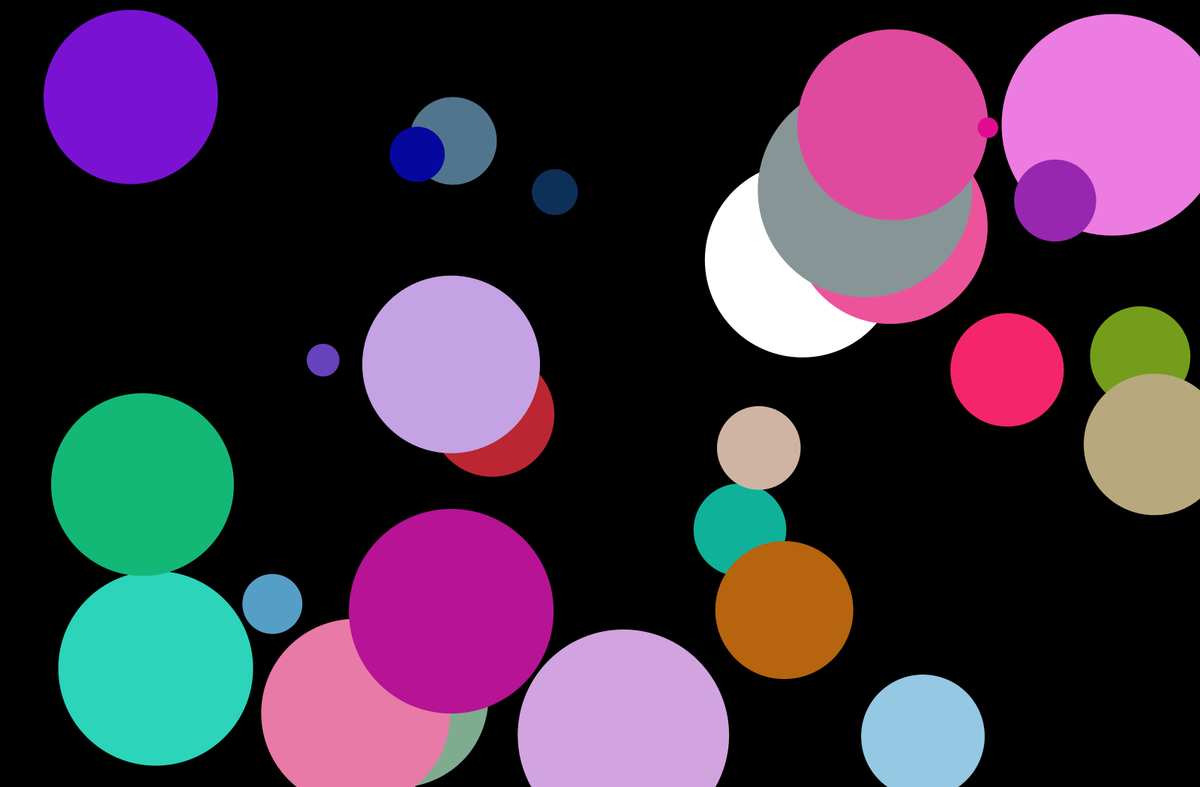
Frame 1 (no input)
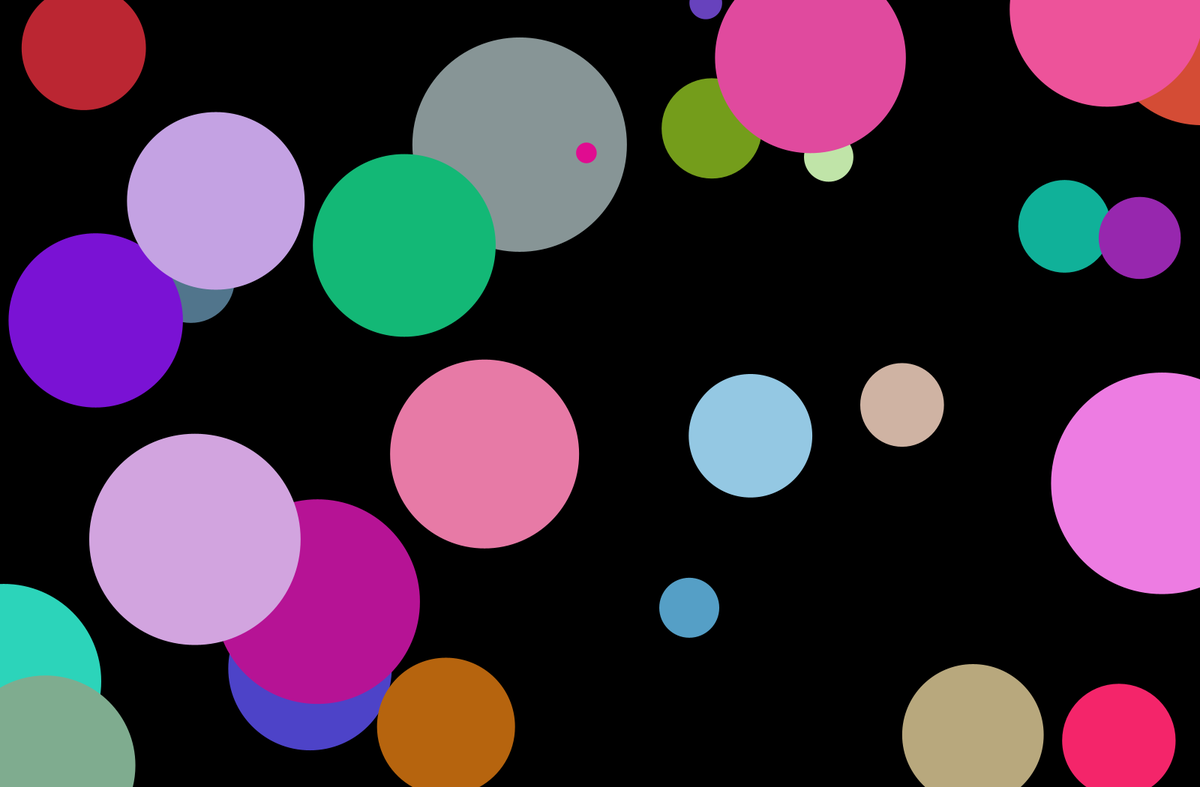
Frame 60 (the mouse pressed at the canvas centre just before this capture)
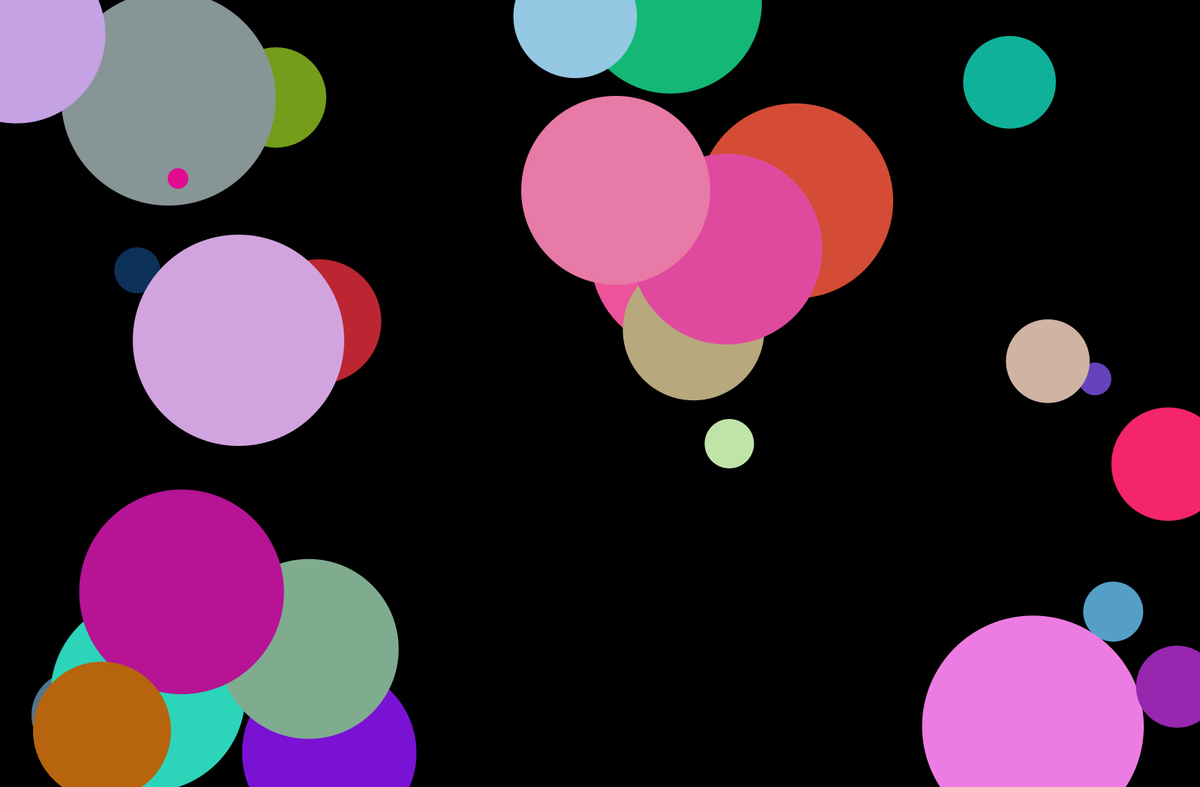
Frame 120 (the mouse held since frame 60 and released just before this capture)

The Processing sketch that drew these frames (run headless with seeded random() and noise(); from frame 60 on, the mouse is pressed at the canvas centre):

// Processing sketch: hw3
// ── hw3.pde
/*Homework 3.pde
Author: Cassandra Liau
Summary: bouncing balls with user-input including arrays & for loop
*/
//declaring variables

  //number of balls in the sketch
    int numBalls = 30; 
    
//define array containers for ball parameters
  //arrays to hold x,y positions
    float[] xPos = new float[numBalls];
    float[] yPos = new float[numBalls]; 
  //arrays to hold x,y speeds
    float[] xSpeed = new float[numBalls];
    float[] ySpeed = new float[numBalls]; 
  //arrays to hold circle size
    float[] circleSize = new float[numBalls];
  //arrays to hold RGB color
    float [] colorR = new float[numBalls];
    float [] colorG = new float[numBalls];
    float [] colorB = new float[numBalls];
    
//state that determines whether the balls should be moving
  boolean play = true; 

void setup(){
  //canvas setup
    size(1600, 1050);
    background(250);
    noStroke();
  //for loop for speed & position & size
    for(int i = 0; i < numBalls; i++){
    //random positions
      xPos[i] = random(100, width);
      yPos[i] = random(100, height);
    //random speeds
      xSpeed[i] = random(-10, 10);
      ySpeed[i] = random(-10, 10); 
    //random sizes
      circleSize[i] = random(20,300);
    //random RGB colors
      colorR[i] = random(1,255);
      colorG[i] = random(1,255);
      colorB[i] = random(1,255);

    }
}

void draw(){
  //reset background
    background(0);  
    
  //draw ellipses in for loop
   for(int i = 0; i < numBalls; i++){
     ellipse(xPos[i], yPos[i], circleSize[i], circleSize[i]);
     //fill in different color for each circle
       fill(colorR[i],colorG[i],colorB[i]);
        //bounces when it touches the walls of canvas
          if(xPos[i] > width || xPos[i] < 0.0){
            xSpeed[i] *= -1.0;
          }
          if(yPos[i] > height || yPos[i] < 0.0){
            ySpeed[i] *= -1.0;
          }
        //move the ellipse if play is true
          if(play){
            xPos[i] += xSpeed[i];
            yPos[i] += ySpeed[i];
          }
   }
} 
    
void keyPressed(){
  //plays and stops while space bar is pressed
    if(key == ' '){
      play = !play;
    }
}
